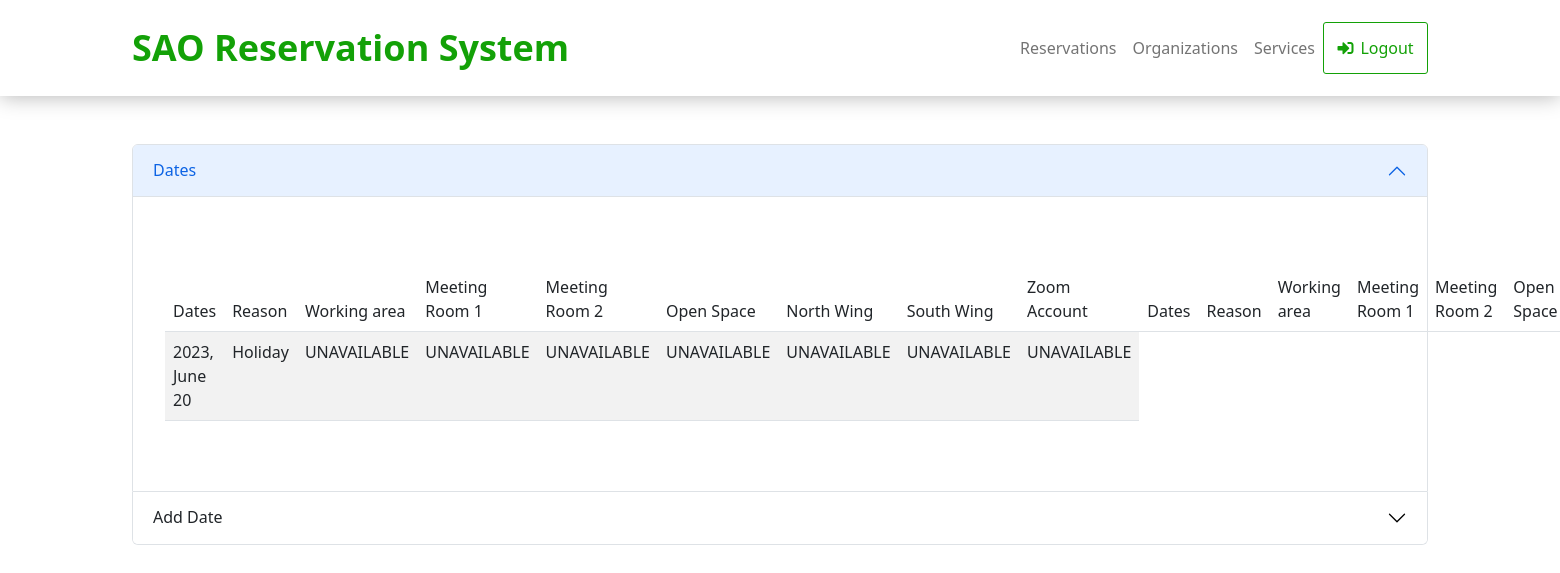
Page /admin/dates.php (signed in) on the committed database.
### tables this page shows
CREATE TABLE `dates` (
  `Dates` date NOT NULL,
  `Reason` varchar(50) NOT NULL,
  `Working area` varchar(20) NOT NULL DEFAULT 'AVAILABLE',
  `Meeting Room 1` varchar(20) NOT NULL DEFAULT 'AVAILABLE',
  `Meeting Room 2` varchar(20) NOT NULL DEFAULT 'AVAILABLE',
  `Open Space` varchar(20) NOT NULL DEFAULT 'AVAILABLE',
  `North Wing` varchar(20) NOT NULL DEFAULT 'AVAILABLE',
  `South Wing` varchar(20) NOT NULL DEFAULT 'AVAILABLE',
  `Zoom Account` varchar(20) DEFAULT 'AVAILABLE'
);

### admin/dates.php (the view, shortened to what this page needs)
<!doctype html>
<html lang="en">
<head>
    <link href="https://cdn.jsdelivr.net/npm/bootstrap@5.3.0-alpha3/dist/css/bootstrap.min.css" rel="stylesheet">
    <link href="https://cdnjs.cloudflare.com/ajax/libs/twitter-bootstrap/5.2.0/css/bootstrap.min.css" rel="stylesheet">
    <link href="https://cdn.datatables.net/1.13.4/css/dataTables.bootstrap5.min.css" rel="stylesheet">
    <link rel="stylesheet" href="../assets/fonts/fontawesome-all.min.css">
    <link rel="stylesheet" href="../assets/fonts/font-awesome.min.css">
    <link rel="stylesheet" href="../assets/fonts/fontawesome5-overrides.min.css">
    <link rel="stylesheet" href="../assets/css/Dark-footer-with-social-media-icons.css">
    <link rel="stylesheet" href="../assets/css/Footer-with-social-media-icons.css">
    <link rel="stylesheet" href="../assets/css/Hero-Carousel-images.css">
    <link rel="stylesheet" href="../assets/css/Navbar-Right-Links-icons.css">
    <link rel="stylesheet" href="../assets/css/style1.css">
</head>
<body>
    <nav class="navbar navbar-light navbar-expand-md py-3" style="border-bottom-color: rgb(14,15,16);box-shadow: 0px 1px 20px rgb(183,183,183);">
        <div class="container"><a class="navbar-brand d-flex align-items-center" style="color: rgb(19,161,7);font-size: 36px;font-weight: bold;"><span style="color: rgb(19, 161, 7);">SAO Reservation System</span></a>
            <div class="collapse navbar-collapse" id="navcol-2">
                <ul class="navbar-nav ms-auto nav-pills">
                    <li class="nav-item"><a class="nav-link" href="index.php">Reservations</a></li>
                    <li class="nav-item"><a class="nav-link" href="orgs.php">Organizations</a></li>
                    <li class="nav-item"><a class="nav-link" href="services.php">Services</a></li>
                </ul><a href="logout.php" style="color: rgb(19,161,7);border-width: 1px;border-style: solid;border-radius: 3px;padding: 13px;width: 105px;text-align: center;"><i class="fas fa-sign-in-alt" style="margin-right: 7px;"></i>Logout</a>
            </div>
        </div>
    </nav>
    <div class="container py-5">
        <div class="accordion" id="accordionPanelsStayOpenExample">
            <div class="accordion-item">
                <h2 class="accordion-header">
                <button class="accordion-button" type="button" data-bs-toggle="collapse" data-bs-target="#panelsStayOpen-collapseOne" aria-expanded="true" aria-controls="panelsStayOpen-collapseOne">
                    Dates
                </button>
                </h2>
                <div id="panelsStayOpen-collapseOne" class="accordion-collapse collapse show">
                <div class="accordion-body">
                <div class="container py-5">
                    <table id="table" class="table table-striped" style="width:100%">
                        <thead>
                            <tr>
                                <?php
                                require_once('../connection.php');
                                $sql = "SELECT COLUMN_NAME FROM INFORMATION_SCHEMA.COLUMNS WHERE TABLE_NAME = 'dates'";
                                $result = mysql_query($sql, $con);
                                while ($row = mysql_fetch_array($result)) {
                                    echo "<td>" . $row['COLUMN_NAME'] . "</td>";
                                }
                                ?>
                            </tr>
                        </thead>
                        <tbody>
                            <?php
                            $sql = "SELECT * FROM dates";
                            $results = mysql_query($sql, $con);
                            while ($row = mysql_fetch_assoc($results)) {
                                echo "<tr>";
                                $count = true;
                                foreach ($row as $column) {
                                    if ($count == true) {
                                        $count = false;
                                        echo "<td>" . date('Y, F j', strtotime($column)) . "</td>";
                                        continue;
                                    } else {
                                        echo "<td>" . $column . "</td>";
                                    }
                                }
                                echo "</tr>";
                            }
                            ?>
                        </tbody>
                    </table>
                    </div>
                </div>
                </div>
            </div>
            <div class="accordion-item">
                <h2 class="accordion-header">
                <button class="accordion-button collapsed" type="button" data-bs-toggle="collapse" data-bs-target="#panelsStayOpen-collapseTwo" aria-expanded="false" aria-controls="panelsStayOpen-collapseTwo">
                    Add Date
                </button>
                </h2>
            </div>
        </div>
    </div>
</body>
</html>

### rows in the picture
dates: Dates "2023, June 20", Reason "Holiday", column "UNAVAILABLE"

### other values in the picture
$row['COLUMN_NAME'] "Dates"
$row['COLUMN_NAME'] "Reason"
$row['COLUMN_NAME'] "Working area"
$row['COLUMN_NAME'] "Meeting Room 1"
$row['COLUMN_NAME'] "Meeting Room 2"
$row['COLUMN_NAME'] "Open Space"
$row['COLUMN_NAME'] "North Wing"
$row['COLUMN_NAME'] "South Wing"
$row['COLUMN_NAME'] "Zoom Account"
